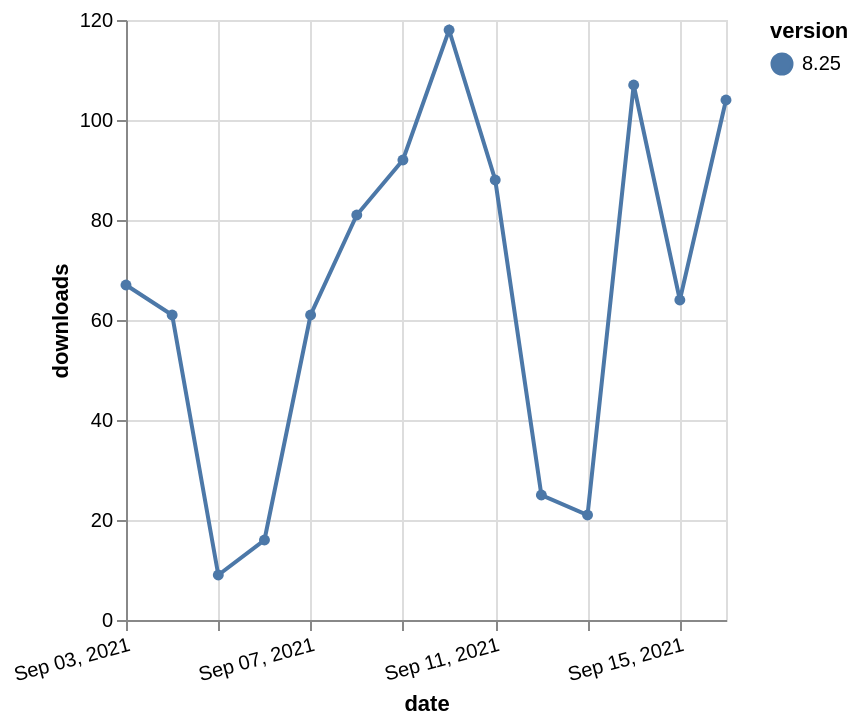

Vega-Lite specification stored for this chart:
### Vega-Lite specification from a JSON file in a GitHub repository (floating-point values rounded to 4 significant figures)
{"$schema": "https://vega.github.io/schema/vega-lite/v5.json", "description": "A simple bar chart with embedded data.", "data": {"values": [{"date": "2021-09-03", "total": 81515, "delta": 67, "version": "8.25"}, {"date": "2021-09-04", "total": 81576, "delta": 61, "version": "8.25"}, {"date": "2021-09-05", "total": 81585, "delta": 9, "version": "8.25"}, {"date": "2021-09-06", "total": 81601, "delta": 16, "version": "8.25"}, {"date": "2021-09-07", "total": 81662, "delta": 61, "version": "8.25"}, {"date": "2021-09-08", "total": 81743, "delta": 81, "version": "8.25"}, {"date": "2021-09-09", "total": 81835, "delta": 92, "version": "8.25"}, {"date": "2021-09-10", "total": 81953, "delta": 118, "version": "8.25"}, {"date": "2021-09-11", "total": 82041, "delta": 88, "version": "8.25"}, {"date": "2021-09-12", "total": 82066, "delta": 25, "version": "8.25"}, {"date": "2021-09-13", "total": 82087, "delta": 21, "version": "8.25"}, {"date": "2021-09-14", "total": 82194, "delta": 107, "version": "8.25"}, {"date": "2021-09-15", "total": 82258, "delta": 64, "version": "8.25"}, {"date": "2021-09-16", "total": 82362, "delta": 104, "version": "8.25"}]}, "width": "container", "mark": {"type": "line", "point": {"filled": true}}, "encoding": {"x": {"field": "date", "type": "temporal", "timeUnit": "yearmonthdate", "title": "date", "axis": {"labelAngle": -15}}, "y": {"field": "delta", "type": "quantitative", "title": "downloads"}, "color": {"field": "version", "type": "nominal"}, "tooltip": {"field": "delta"}}}
